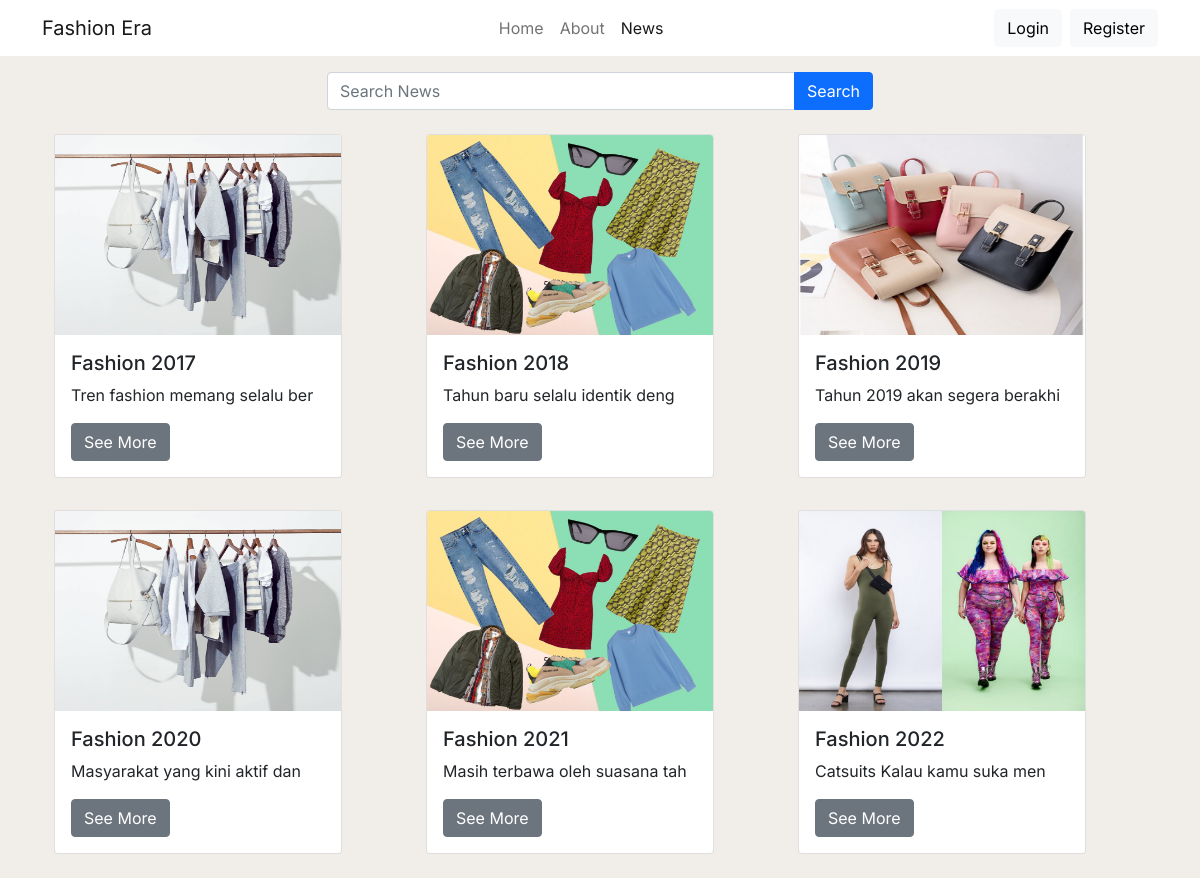
The page /product.php on the database its author committed.
### tables this page shows
CREATE TABLE `product` (
  `id` int NOT NULL,
  `photo` varchar(255) NOT NULL,
  `title` varchar(255) NOT NULL,
  `detail` varchar(10000) NOT NULL,
  `id_category` int NOT NULL
);

### function.php (called while the page is built, shortened)
<?php
$fsr = mysqli_connect("localhost", "root", "", "fsera");
function query($query)
{
    global $fsr;
    $result = mysqli_query($fsr, $query);
    $rows = [];
    while ($row = mysqli_fetch_assoc($result)) {
        $rows[] = $row;
    }
    return $rows;
}

### product.php (the view, shortened to what this page needs)
<?php
require "function.php";
$repeat = query("SELECT * FROM product");
?>
<!DOCTYPE html>
<html lang="en">
<head>
    <link href="https://cdn.jsdelivr.net/npm/bootstrap@5.0.2/dist/css/bootstrap.min.css" rel="stylesheet"
 />
    <link rel="stylesheet" href="https://cdn.jsdelivr.net/npm/bootstrap-icons@1.10.5/font/bootstrap-icons.css">
    <link rel="stylesheet" href="assets/css/product.css" />
</head>
<body>
    <nav class="navbar sticky-top navbar-expand-lg navbar-light bg-body-tertiary">
        <div class="container">
            <a class="navbar-brand" href="index.php">Fashion Era</a>
            <div class="collapse navbar-collapse" id="navbarNav">
                <ul class="navbar-nav mx-auto">
                    <li class="nav-item">
                        <a class="nav-link page-scroll" aria-current="page" href="index.php">Home</a>
                    </li>
                    <li class="nav-item">
                        <a class="nav-link page-scroll" href="about.php">About</a>
                    </li>
                    <li class="nav-item">
                        <a class="nav-link page-scroll active" href="product.php">News</a>
                    </li>
                </ul>
                <?php if (isset($_SESSION['login'])) : ?>
                <a href="LOGIN/logout.php" class="btn btn-light me-2">Logout</a>
                <a href="LOGIN/ubahuser.php?id=<?= $_SESSION['id']; ?>" class="btn btn-outline-dark me-2"><i
                        class="bi bi-gear"></i></a>
                <?php else : ?>
                <a href="LOGIN/menulogin.php" class="btn btn-light me-2">Login</a>
                <a href="LOGIN/menuregister.php" class="btn btn-light">Register</a>
                <?php endif; ?>
            </div>
        </div>
    </nav>
    <div id="product" style="margin-top: 0;">
        <div class="container">
            <div class="row justify-content-center">
                <div class="col-md-6">
                    <form action="" method="post">
                        <div class="input-group my-3 text-center">
                            <input type="search" class="form-control" placeholder="Search News" name="keyword"
                                id="keyword" autofocus autocomplete="off">
                            <button class=" btn btn-primary" type="submit" name="button-search"
                                id="button-search">Search</button>
                        </div>
                    </form>
                </div>
            </div>
            <div id="container">
                <div class="row ms-auto me-auto">
                    <?php if ($repeat) : ?>
                    <?php foreach ($repeat as $br) : ?>
                    <div class="col-lg-4">
                        <div class="card my-2 mb-4" style="max-width: 18rem;">
                            <img src=" assets/img/<?= $br['photo']; ?>" class="card-img-top" alt="baju"
                                height="200px" />
                            <div class="card-body">
                                <h5 class="card-title"><?= $br['title']; ?></h5>
                                <p class="card-text">
                                    <?= substr_replace($br['detail'], "<a href='#'></a>", 30); ?>
                                </p>
                                <a href="see_news.php?id=<?= $br['id']; ?>" class="btn btn-secondary">See More</a>
                            </div>
                        </div>
                    </div>
                    <?php endforeach; ?>
                    <?php endif; ?>
                </div>
            </div>
        </div>
</body>
</html>

### assets/css/product.css (style rules this page uses)
body { background-color: #f1ede8; font-family: "Inter", sans-serif; }
#product { margin-top: 100px; }
.navbar { background-color: white; }

### rows shown on the page
product: photo (picture), title "Fashion 2017", detail "Tren fashion memang selalu ber"
product: photo (picture), title "Fashion 2018", detail "Tahun baru selalu identik deng"
product: photo (picture), title "Fashion 2019", detail "Tahun 2019 akan segera berakhi"
product: photo (picture), title "Fashion 2020", detail "Masyarakat yang kini aktif dan"
product: photo (picture), title "Fashion 2021", detail "Masih terbawa oleh suasana tah"
product: photo (picture), title "Fashion 2022", detail "Catsuits Kalau kamu suka men"
